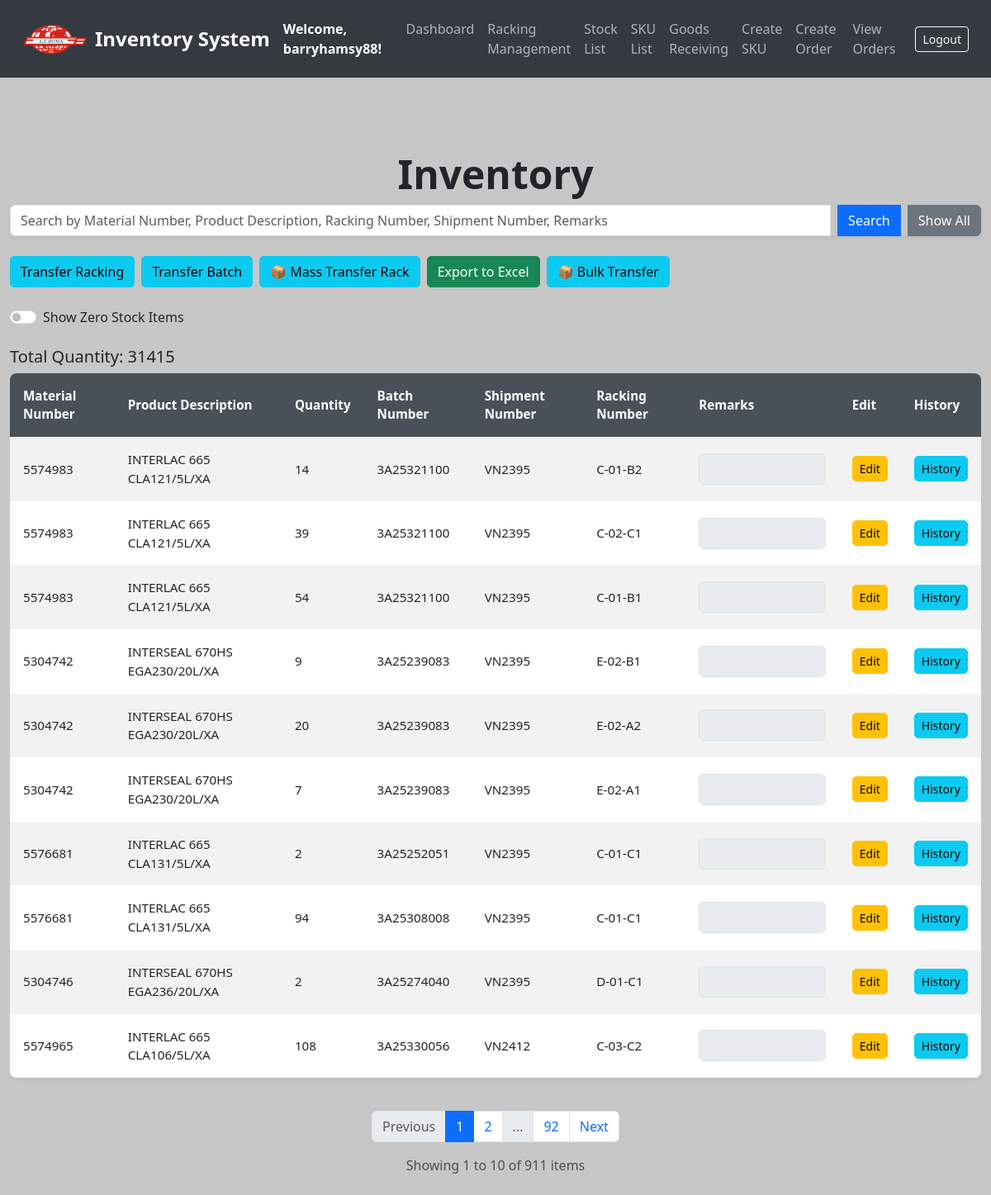
The app's page /stocks (signed in) with its own data.
### models.py (models this page shows, shortened)
class User(UserMixin, db.Model):
    __tablename__ = 'users'
    id = db.Column(db.Integer, primary_key=True)
    username = db.Column(db.String(80), unique=True, nullable=False)
    email = db.Column(db.String(120), unique=True, nullable=False)
    password = db.Column(db.String(200), nullable=False)  # Store hashed passwords
    date_created = db.Column(db.DateTime, default=get_local_time)
    last_login = db.Column(db.DateTime, nullable=True)
    is_active = db.Column(db.Boolean, default=True)  # For account activation/deactivation
    is_approved = db.Column(db.Boolean, default=False)
    is_admin = db.Column(db.Boolean, default=False)

class SKU(db.Model):
    __tablename__ = 'sku_list'
    id = db.Column(db.Integer, primary_key=True)
    material_number = db.Column(db.String(50), unique=True, nullable=False)
    product_description = db.Column(db.String(200), nullable=False)
    pack_size_id = db.Column(db.Integer, db.ForeignKey('pack_sizes.id'), nullable=False)
    weight = db.Column(db.Float, nullable=False)
    pack_size = db.relationship('PackSize', backref='skus', lazy=True)  # Establish relationship

class Stock(db.Model):
    __tablename__ = 'stock'
    id = db.Column(db.Integer, primary_key=True)
    sku_id = db.Column(db.Integer, db.ForeignKey('sku_list.id'), nullable=False)  # Foreign key reference to SKU
    sku = db.relationship('SKU', backref='stocks', lazy=True)  # Add relationship to SKU
    quantity = db.Column(db.Integer, default=0, nullable=False)
    batch_number = db.Column(db.String(100), nullable=True)
    shipment_number = db.Column(db.String(100), nullable=True)
    racking_number = db.Column(db.String(100), nullable=True)
    remarks = db.Column(db.String(255), nullable=True)
    timestamp = db.Column(db.DateTime, default=get_local_time)  # New timestamp column

### app.py (the view, shortened to what this page needs)
@app.route('/stocks', methods=['GET'])
@login_required
def list_stocks():
    page = request.args.get(get_page_parameter(), type=int, default=1)
    per_page = 10  # Number of items per page
    search_term = request.args.get('search', '').strip()
    show_zero_quantity = request.args.get('show_zero', 'false').lower() == 'true'
    query = Stock.query.join(SKU)
    if not show_zero_quantity:
        query = query.filter(Stock.quantity > 0)
    all_stocks = query.all()
    total_quantity = sum(s.quantity for s in all_stocks)
    grouped = defaultdict(list)
    for stock in all_stocks:
        key = (
            stock.sku.material_number,
            stock.sku.product_description,
            stock.batch_number,
            stock.racking_number,
            stock.shipment_number,
            stock.remarks
        )
        grouped[key].append(stock)
    combined_stocks = []
    for key, group in grouped.items():
        total_quantity_group = sum(s.quantity for s in group)
        first_id = group[0].id
        combined_stocks.append({
            'material_number': key[0],
            'product_description': key[1],
            'batch_number': key[2],
            'racking_number': key[3],
            'shipment_number': key[4],
            'remarks': key[5],
            'quantity': total_quantity_group,
            'id': first_id
        })
    total_items = len(combined_stocks)
    start = (page - 1) * per_page
    end = start + per_page
    paginated_stocks = combined_stocks[start:end]
    class SimplePagination:
        def __init__(self, page, per_page, total):
            self.page = page
            self.per_page = per_page
            self.total = total
            self.pages = (total + per_page - 1) // per_page  # Ceiling division
        @property
        def has_prev(self):
            return self.page > 1
        @property
        def has_next(self):
            return self.page < self.pages
        @property
        def next_num(self):
            return self.page + 1 if self.has_next else None
        def iter_pages(self, left_edge=2, left_current=2, right_current=3, right_edge=2):
            last = 0
            for num in range(1, self.pages + 1):
                if (num <= left_edge or
                    (num > self.page - left_current - 1 and num < self.page + right_current) or
                    num > self.pages - right_edge):
                    if last + 1 != num:
                        yield None  # Gap in page numbers
                    yield num
                    last = num
    pagination = SimplePagination(page=page, per_page=per_page, total=total_items)
    return render_template(
        'stock_list.html',
        stocks=paginated_stocks,
        pagination=pagination,
        search_term=search_term,
        total_quantity=total_quantity,
        show_zero_quantity=show_zero_quantity
    )

### app.py (called while the page is built)
@login_manager.user_loader
def load_user(user_id):
    return db.session.get(User, int(user_id))

### templates/stock_list.html (shortened to what this page needs)
<!DOCTYPE html>
<html lang="en">
<head>
    <link href="https://cdn.jsdelivr.net/npm/bootstrap@5.3.0/dist/css/bootstrap.min.css" rel="stylesheet">
</head>
<body>
<nav class="navbar navbar-expand-lg navbar-dark">
    <div class="container-fluid">
        <img src="{{ url_for('static', filename='logo_.png') }}" alt="Logo" width="80" height="40" class="me-2">
        <a class="navbar-brand" href="/">Inventory System</a>
        <strong class="text-white">Welcome, {{ current_user.username }}!</strong>
        <div class="collapse navbar-collapse" id="navbarNav">
            <ul class="navbar-nav ms-auto">
                <li class="nav-item"><a class="nav-link" href="/dashboard">Dashboard</a></li>
                <li class="nav-item"><a class="nav-link" href="/create_racking">Racking Management</a></li>
                <li class="nav-item"><a class="nav-link" href="/stocks">Stock List</a></li>
                <li class="nav-item"><a class="nav-link" href="/sku-list">SKU List</a></li>
                <li class="nav-item"><a class="nav-link" href="/create-stock">Goods Receiving</a></li>
                <li class="nav-item"><a class="nav-link" href="/add-sku">Create SKU</a></li>
                <li class="nav-item"><a class="nav-link" href="/create-order">Create Order</a></li>
                <li class="nav-item"><a class="nav-link" href="/orders">View Orders</a></li>
            </ul>
            <form class="d-flex ms-3" action="{{ url_for('logout') }}" method="POST">
                <button class="btn btn-sm btn-outline-light" type="submit">Logout</button>
            </form>
        </div>
    </div>
</nav>
<div class="container mt-5">
    <h2 class="text-center">Inventory</h2>
    <form method="GET" action="/stocks" class="mb-4">
        <div class="input-group shadow-sm">
            <input type="text" id="search_input" name="search" value="{{ search_term }}" class="form-control" placeholder="Search by Material Number, Product Description, Racking Number, Shipment Number, Remarks">
            <button id="search_btn" type="submit" class="btn btn-primary ms-2">Search</button>
            <a href="/stocks" class="btn btn-secondary ms-2">Show All</a>
        </div>
    </form>
<div class="d-flex gap-2 mb-4">
    <a href="/transfer-stock" class="btn btn-info">Transfer Racking</a>
    <a href="/transfer-batch" class="btn btn-info">Transfer Batch</a>
    <a class="btn btn-info" href="/mass-transfer-rack">📦 Mass Transfer Rack</a>
    <form action="/export-stocks/excel" method="GET" class="d-inline-block">
        <button type="submit" class="btn btn-success">Export to Excel</button>
    </form>
    <a class="btn btn-info" href="/bulk-transfer-racking">📦 Bulk Transfer</a>
</div>
<div class="form-check form-switch mb-4">
    <input class="form-check-input" type="checkbox" id="show_zero_stock" {% if show_zero_quantity %}checked{% endif %}>
    <label class="form-check-label" for="show_zero_stock">Show Zero Stock Items</label>
</div>
    <div class="mt-3">
        <h5>Total Quantity: {{ total_quantity }}</h5>
    </div>
<div class="table-responsive">
    <table id="stock_table" class="table table-borderless table-striped align-middle">
        <thead class="table-dark">
            <tr>
                <th>Material Number</th>
                <th>Product Description</th>
                <th>Quantity</th>
                <th>Batch Number</th>
                <th>Shipment Number</th>
                <th>Racking Number</th>
                <th>Remarks</th>
                <th>Edit</th>
                <th>History</th>
            </tr>
        </thead>
        <tbody id="stock_body">
            {% for stock in stocks %}
            <tr class="stock-row {% if stock.quantity == 0 %}zero-quantity{% endif %}">
                <td>{{ stock.material_number }}</td>
                <td>{{ stock.product_description }}</td>
                <td>{{ stock.quantity }}</td>
                <td>{{ stock.batch_number }}</td>
                <td>{{ stock.shipment_number }}</td>
                <td>{{ stock.racking_number }}</td>
                <td>
                    <input type="text" value="{{ stock.remarks }}" class="form-control remarks-input" data-stock-id="{{ stock.id }}" disabled>
                </td>
                <td>
                    <button class="btn btn-sm btn-warning edit-btn" data-stock-id="{{ stock.id }}">Edit</button>
                </td>
                <td>
                    <a href="/stock-history/{{ stock.id }}" class="btn btn-info btn-sm">History</a>
                </td>
            </tr>
            {% endfor %}
        </tbody>
    </table>
</div>
<nav aria-label="Stock list pagination" class="mt-4">
    <ul class="pagination justify-content-center">
        {% if pagination.has_prev %}
        <li class="page-item">
            <a class="page-link" href="{{ url_for('list_stocks', page=pagination.prev_num, search=search_term, show_zero='true' if show_zero_quantity else 'false') }}">
                Previous
            </a>
        </li>
        {% else %}
        <li class="page-item disabled">
            <span class="page-link">Previous</span>
        </li>
        {% endif %}
        {% for page_num in pagination.iter_pages(left_edge=1, right_edge=1, left_current=2, right_current=2) %}
            {% if page_num %}
                {% if page_num == pagination.page %}
                <li class="page-item active">
                    <span class="page-link">{{ page_num }}</span>
                </li>
                {% else %}
                <li class="page-item">
                    <a class="page-link" href="{{ url_for('list_stocks', page=page_num, search=search_term, show_zero='true' if show_zero_quantity else 'false') }}">
                        {{ page_num }}
                    </a>
                </li>
                {% endif %}
            {% else %}
                <li class="page-item disabled">
                    <span class="page-link">...</span>
                </li>
            {% endif %}
        {% endfor %}
        {% if pagination.has_next %}
        <li class="page-item">
            <a class="page-link" href="{{ url_for('list_stocks', page=pagination.next_num, search=search_term, show_zero='true' if show_zero_quantity else 'false') }}">
                Next
            </a>
        </li>
        {% else %}
        <li class="page-item disabled">
            <span class="page-link">Next</span>
        </li>
        {% endif %}
    </ul>
</nav>
<div class="text-center text-muted mb-4">
    Showing {{ ((pagination.page - 1) * pagination.per_page + 1) }} to
    {{ [pagination.page * pagination.per_page, pagination.total]|min }}
    of {{ pagination.total }} items
</div>
</div>
</body>
</html>

### templates/stock_list.html (style rules this page uses)
body { background-color: #C7C7C7; color: #212529; }
.navbar { background-color: #343a40; padding: 15px; }
.navbar-brand { font-weight: bold; color: #fff; font-size: 1.5rem; }
.nav-link { color: #adb5bd; font-weight: 500; }
.container { max-width: 1200px; padding-top: 40px; }
.table { background-color: #fff; border-radius: 8px; overflow: hidden; box-shadow: 0px 0px 10px rgba(0, 0, 0, 0.1); }
.table th, .table td { vertical-align: middle; font-size: 0.95rem; padding: 1rem; }
.table th { background-color: #495057; color: #fff; }
.table-striped tbody tr:nth-of-type(odd) { background-color: #f8f9fa; }
.btn-primary, .btn-success, .btn-danger { border-radius: 5px; transition: all 0.3s ease; }
h2 { font-size: 3rem; font-weight: bold; }
.btn-info, .btn-success, .btn-danger { border-radius: 5px; transition: all 0.3s ease; }
.btn-warning, .btn-success, .btn-danger { border-radius: 5px; transition: all 0.3s ease; }

### records on screen
User: username "barryhamsy88"
SKU: material_number "5574983" "5574983" "5574983", product_description "INTERLAC 665 CLA121/5L/XA" "INTERLAC 665 CLA121/5L/XA" "INTERLAC 665 CLA121/5L/XA"
Stock: batch_number "3A25321100", shipment_number "VN2395", racking_number "C-01-B2"
Stock: batch_number "3A25321100", shipment_number "VN2395", racking_number "C-02-C1"
Stock: batch_number "3A25321100", shipment_number "VN2395", racking_number "C-01-B1"
SKU: material_number "5304742" "5304742" "5304742", product_description "INTERSEAL 670HS EGA230/20L/XA" "INTERSEAL 670HS EGA230/20L/XA" "INTERSEAL 670HS EGA230/20L/XA"
Stock: batch_number "3A25239083", shipment_number "VN2395", racking_number "E-02-B1"
Stock: batch_number "3A25239083", shipment_number "VN2395", racking_number "E-02-A2"
Stock: batch_number "3A25239083", shipment_number "VN2395", racking_number "E-02-A1"
SKU: material_number "5576681" "5576681", product_description "INTERLAC 665 CLA131/5L/XA" "INTERLAC 665 CLA131/5L/XA"
Stock: batch_number "3A25252051", shipment_number "VN2395", racking_number "C-01-C1"
Stock: batch_number "3A25308008", shipment_number "VN2395", racking_number "C-01-C1"
SKU: material_number "5304746", product_description "INTERSEAL 670HS EGA236/20L/XA"
Stock: batch_number "3A25274040", shipment_number "VN2395", racking_number "D-01-C1"
SKU: material_number "5574965", product_description "INTERLAC 665 CLA106/5L/XA"
Stock: batch_number "3A25330056", shipment_number "VN2412", racking_number "C-03-C2"

### other values on screen
{{ total_quantity }} "31415"
{{ stock.quantity }} "14" "39" "54" "9" "20" "7" "2" "94" "2" "108"
{{ page_num }} "1"
{{ page_num }} "2" "92"
{{ ((pagination.page - 1) * pagination.per_page + 1) }} "1"
{{ [pagination.page * pagination.per_page, pagination.total]|min }} "10"
{{ pagination.total }} "911"
